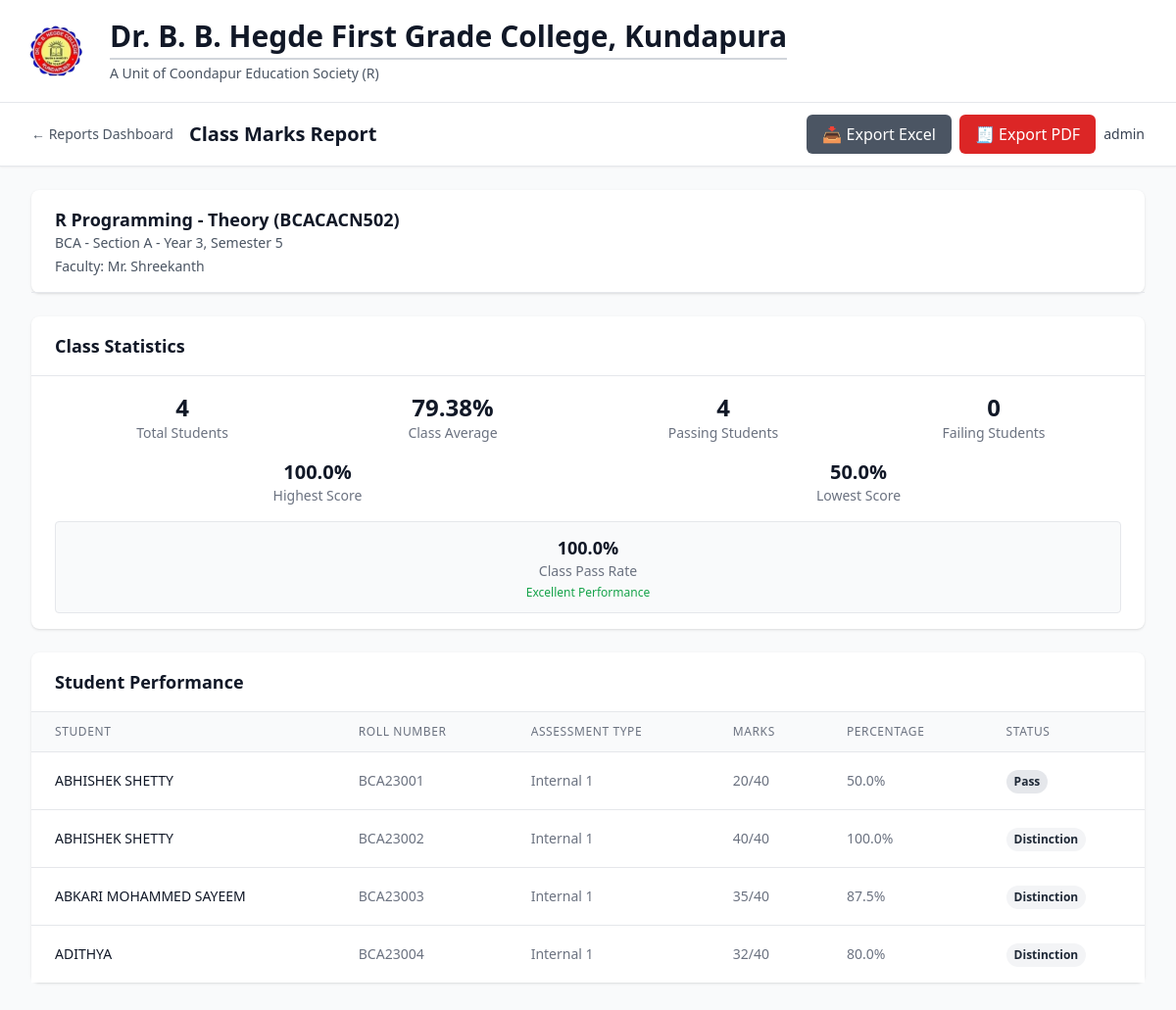
The page /management/reports/class/marks/2 (signed in) on the database its author committed.
### models/academic.py (models this page shows, shortened)
class Subject(db.Model):
    __tablename__ = 'subject'
    id = db.Column(db.Integer, primary_key=True)
    name = db.Column(db.String(100), nullable=False)
    code = db.Column(db.String(20), nullable=False, index=True)
    course_id = db.Column(db.Integer, db.ForeignKey('course.id'), nullable=False)
    semester = db.Column(db.Integer, nullable=False)
    year = db.Column(db.Integer, nullable=False)
    credits = db.Column(db.Integer, default=3)
    description = db.Column(db.Text, nullable=True)
    created_at = db.Column(db.DateTime, default=datetime.utcnow)
    is_active = db.Column(db.Boolean, default=True)
    assignments = db.relationship('SubjectAssignment', backref='subject', lazy='dynamic')
    enrollments = db.relationship('StudentEnrollment', backref='subject', lazy='dynamic')
    attendance_records = db.relationship('AttendanceRecord', backref='subject', lazy='dynamic')
    monthly_summaries = db.relationship('MonthlyAttendanceSummary', backref='subject', lazy='dynamic')
    student_marks = db.relationship('StudentMarks', backref='subject', lazy='dynamic')
    __table_args__ = (db.UniqueConstraint('code', 'course_id', name='unique_subject_code_per_course'),)
    def get_assigned_lecturers(self):
        return [assignment.lecturer for assignment in self.assignments]

### models/user.py (models this page shows, shortened)
class Lecturer(db.Model):
    __tablename__ = 'lecturer'
    id = db.Column(db.Integer, primary_key=True)
    lecturer_id = db.Column(db.String(20), unique=True, nullable=False, index=True)
    name = db.Column(db.String(100), nullable=False)
    username = db.Column(db.String(80), unique=True, nullable=False, index=True)
    password_hash = db.Column(db.String(120), nullable=False)
    password_encrypted = db.Column(db.Text, nullable=True)  # Encrypted password for management access
    email = db.Column(db.String(120), unique=True, nullable=True)
    created_at = db.Column(db.DateTime, default=datetime.utcnow)
    last_login = db.Column(db.DateTime)
    is_active = db.Column(db.Boolean, default=True)
    subject_assignments = db.relationship('SubjectAssignment', backref='lecturer', lazy='dynamic')
    attendance_records = db.relationship('AttendanceRecord', backref='lecturer', lazy='dynamic')
    monthly_summaries = db.relationship('MonthlyAttendanceSummary', backref='lecturer', lazy='dynamic')
    student_marks = db.relationship('StudentMarks', backref='lecturer', lazy='dynamic')

### models/student.py (models this page shows, shortened)
class Student(db.Model):
    __tablename__ = 'student'
    id = db.Column(db.Integer, primary_key=True)
    roll_number = db.Column(db.String(20), unique=True, nullable=False, index=True)
    name = db.Column(db.String(100), nullable=False)
    course_id = db.Column(db.Integer, db.ForeignKey('course.id'), nullable=False)
    academic_year = db.Column(db.Integer, nullable=False)
    current_semester = db.Column(db.Integer, default=1)
    email = db.Column(db.String(120), unique=True, nullable=True)
    phone = db.Column(db.String(15), nullable=True)
    address = db.Column(db.Text, nullable=True)
    date_of_birth = db.Column(db.Date, nullable=True)
    admission_date = db.Column(db.Date, default=datetime.utcnow().date())
    created_at = db.Column(db.DateTime, default=datetime.utcnow)
    is_active = db.Column(db.Boolean, default=True)
    enrollments = db.relationship('StudentEnrollment', backref='student', lazy='dynamic')
    attendance_records = db.relationship('AttendanceRecord', backref='student', lazy='dynamic')
    marks = db.relationship('StudentMarks', backref='student', lazy='dynamic')

### routes/auth.py (the view)
        def decorated_function(*args, **kwargs):
            if not SessionManager.is_authenticated(session):
                flash('Please log in to access this page', 'error')
                return redirect(url_for('auth.index'))
            if user_type:
                if user_type == 'management' and not SessionManager.is_management(session):
                    flash('Access denied. Management login required.', 'error')
                    return redirect(url_for('auth.management_login'))
                elif user_type == 'lecturer' and not SessionManager.is_lecturer(session):
                    flash('Access denied. Lecturer login required.', 'error')
                    return redirect(url_for('auth.lecturer_login'))
            return f(*args, **kwargs)

### templates/management/class_marks_report.html (shortened to what this page needs)
{% extends "base.html" %}
{% block content %}
<div class="min-h-screen bg-gray-50">
    <nav class="bg-white shadow-sm border-b border-gray-200">
        <div class="max-w-7xl mx-auto px-4 sm:px-6 lg:px-8">
            <div class="flex justify-between h-16">
                <div class="flex items-center space-x-4">
                    <a href="{{ url_for('management.reports_dashboard') }}" class="text-sm text-gray-600 hover:text-black">← Reports Dashboard</a>
                    <h1 class="text-xl font-semibold text-gray-900">Class Marks Report</h1>
                </div>
                <div class="flex items-center space-x-2">
                    <a href="{{ url_for('management.export_class_marks_report', subject_id=report.subject.id) }}"
                       class="bg-gray-600 text-white px-4 py-2 rounded-md hover:bg-gray-700">
                        📥 Export Excel
                    </a>
                    <a href="{{ url_for('management.export_class_marks_report_pdf', subject_id=report.subject.id) }}"
                       class="bg-red-600 text-white px-4 py-2 rounded-md hover:bg-red-700">
                        🧾 Export PDF
                    </a>
                    <span class="text-sm text-gray-700 ml-2">{{ current_user.username }}</span>
                </div>
            </div>
        </div>
    </nav>
    <div class="max-w-7xl mx-auto py-6 sm:px-6 lg:px-8">
        <div class="bg-white shadow rounded-lg mb-6">
            <div class="px-6 py-4 border-b border-gray-200">
                <h2 class="text-lg font-semibold text-gray-900">{{ report.subject.name }} ({{ report.subject.code }})</h2>
                <p class="text-sm text-gray-600">
                    {{ report.subject.course_display or report.subject.course }}
                    {% if report.subject.section %}- Section {{ report.subject.section|upper }}{% endif %}
                    - Year {{ report.subject.year }}, Semester {{ report.subject.semester }}
                </p>
                {% if report.subject.lecturers and report.subject.lecturers|length > 0 %}
                <p class="text-sm text-gray-600 mt-1">Faculty: {{ report.subject.lecturers|join(', ') }}</p>
                {% endif %}
            </div>
        </div>
        <div class="bg-white shadow rounded-lg mb-6">
            <div class="px-6 py-4 border-b border-gray-200">
                <h3 class="text-lg font-semibold text-gray-900">Class Statistics</h3>
            </div>
            <div class="px-6 py-4">
                <div class="grid grid-cols-2 md:grid-cols-4 gap-4">
                    <div class="text-center">
                        <div class="text-2xl font-bold text-gray-900">{{ report.statistics.total_students }}</div>
                        <div class="text-sm text-gray-500">Total Students</div>
                    </div>
                    <div class="text-center">
                        <div class="text-2xl font-bold text-gray-900">{{ report.statistics.class_average }}%</div>
                        <div class="text-sm text-gray-500">Class Average</div>
                    </div>
                    <div class="text-center">
                        <div class="text-2xl font-bold text-gray-900">{{ report.statistics.passing_students }}</div>
                        <div class="text-sm text-gray-500">Passing Students</div>
                    </div>
                    <div class="text-center">
                        <div class="text-2xl font-bold text-gray-900">{{ report.statistics.failing_students }}</div>
                        <div class="text-sm text-gray-500">Failing Students</div>
                    </div>
                </div>
                <div class="mt-4 grid grid-cols-1 md:grid-cols-2 gap-4">
                    <div class="text-center">
                        <div class="text-xl font-bold text-gray-900">{{ report.statistics.highest_score }}%</div>
                        <div class="text-sm text-gray-500">Highest Score</div>
                    </div>
                    <div class="text-center">
                        <div class="text-xl font-bold text-gray-900">{{ report.statistics.lowest_score }}%</div>
                        <div class="text-sm text-gray-500">Lowest Score</div>
                    </div>
                </div>
                {% set pass_rate = (report.statistics.passing_students / report.statistics.total_students * 100) | round(2) if report.statistics.total_students > 0 else 0 %}
                <div class="mt-4 p-3 bg-gray-50 rounded border">
                    <div class="text-center">
                        <div class="text-lg font-bold text-gray-900">{{ pass_rate }}%</div>
                        <div class="text-sm text-gray-500">Class Pass Rate</div>
                        {% if pass_rate >= 80 %}
                        <div class="text-xs text-green-600 mt-1">Excellent Performance</div>
                        {% elif pass_rate >= 60 %}
                        <div class="text-xs text-blue-600 mt-1">Good Performance</div>
                        {% else %}
                        <div class="text-xs text-red-600 mt-1">Needs Improvement</div>
                        {% endif %}
                    </div>
                </div>
            </div>
        </div>
        <div class="bg-white shadow rounded-lg">
            <div class="px-6 py-4 border-b border-gray-200">
                <h3 class="text-lg font-semibold text-gray-900">Student Performance</h3>
            </div>
            <div class="overflow-x-auto">
                <table class="min-w-full divide-y divide-gray-200">
                    <thead class="bg-gray-50">
                        <tr>
                            <th class="px-6 py-3 text-left text-xs font-medium text-gray-500 uppercase tracking-wider">Student</th>
                            <th class="px-6 py-3 text-left text-xs font-medium text-gray-500 uppercase tracking-wider">Roll Number</th>
                            <th class="px-6 py-3 text-left text-xs font-medium text-gray-500 uppercase tracking-wider">Assessment Type</th>
                            <th class="px-6 py-3 text-left text-xs font-medium text-gray-500 uppercase tracking-wider">Marks</th>
                            <th class="px-6 py-3 text-left text-xs font-medium text-gray-500 uppercase tracking-wider">Percentage</th>
                            <th class="px-6 py-3 text-left text-xs font-medium text-gray-500 uppercase tracking-wider">Status</th>
                        </tr>
                    </thead>
                    <tbody class="bg-white divide-y divide-gray-200">
                        {% for student_data in report.student_marks %}
                            {% for mark in student_data.marks %}
                            <tr>
                                <td class="px-6 py-4 whitespace-nowrap text-sm font-medium text-gray-900">
                                    {{ student_data.student_name }}
                                </td>
                                <td class="px-6 py-4 whitespace-nowrap text-sm text-gray-500">
                                    {{ student_data.roll_number }}
                                </td>
                                <td class="px-6 py-4 whitespace-nowrap text-sm text-gray-500">
                                    {{ mark.assessment_type }}
                                </td>
                                <td class="px-6 py-4 whitespace-nowrap text-sm text-gray-500">
                                    {% set obtained = mark.marks_obtained %}
                                    {% set max_val = mark.max_marks %}
                                    {% if obtained is number and obtained == obtained|int %}
                                        {% set obtained_display = obtained|int %}
                                    {% else %}
                                        {% set obtained_display = obtained %}
                                    {% endif %}
                                    {% if max_val is number and max_val == max_val|int %}
                                        {% set max_display = max_val|int %}
                                    {% else %}
                                        {% set max_display = max_val %}
                                    {% endif %}
                                    {{ obtained_display }}/{{ max_display }}
                                </td>
                                <td class="px-6 py-4 whitespace-nowrap text-sm text-gray-500">
                                    {% set percentage = (mark.marks_obtained / mark.max_marks * 100) | round(2) if mark.max_marks > 0 else 0 %}
                                    {{ percentage }}%
                                </td>
                                <td class="px-6 py-4 whitespace-nowrap">
                                    {% set percentage = (mark.marks_obtained / mark.max_marks * 100) | round(2) if mark.max_marks > 0 else 0 %}
                                    {% if percentage >= 75 %}
                                    <span class="inline-flex px-2 py-1 text-xs font-semibold rounded-full bg-gray-100 text-gray-800">Distinction</span>
                                    {% elif percentage >= 35 %}
                                    <span class="inline-flex px-2 py-1 text-xs font-semibold rounded-full bg-gray-200 text-gray-800">Pass</span>
                                    {% else %}
                                    <span class="inline-flex px-2 py-1 text-xs font-semibold rounded-full bg-gray-300 text-gray-900">Fail</span>
                                    {% endif %}
                                </td>
                            </tr>
                            {% endfor %}
                        {% endfor %}
                    </tbody>
                </table>
            </div>
        </div>
    </div>
</div>
{% endblock %}

### rows shown on the page
Subject: subject.name "R Programming - Theory", subject.code "BCACACN502"
Lecturer: subject.lecturers "Mr. Shreekanth"
Student: student_name "ABHISHEK SHETTY", roll_number "BCA23001", assessment_type "Internal 1", marks "20", marks "40", marks "50.0"
Student: student_name "ABHISHEK SHETTY", roll_number "BCA23002", assessment_type "Internal 1", marks "40", marks "40", marks "100.0"
Student: student_name "ABKARI MOHAMMED SAYEEM", roll_number "BCA23003", assessment_type "Internal 1", marks "35", marks "40", marks "87.5"
Student: student_name "ADITHYA", roll_number "BCA23004", assessment_type "Internal 1", marks "32", marks "40", marks "80.0"

### other values the page prints
{{ current_user.username }} "admin"
{{ report.subject.course_display or report.subject.course }} "BCA"
{{ report.subject.section|upper }} "A"
{{ report.subject.year }} "3"
{{ report.subject.semester }} "5"
{{ report.statistics.total_students }} "4"
{{ report.statistics.class_average }} "79.38"
{{ report.statistics.passing_students }} "4"
{{ report.statistics.failing_students }} "0"
{{ report.statistics.highest_score }} "100.0"
{{ report.statistics.lowest_score }} "50.0"
{{ pass_rate }} "100.0"
